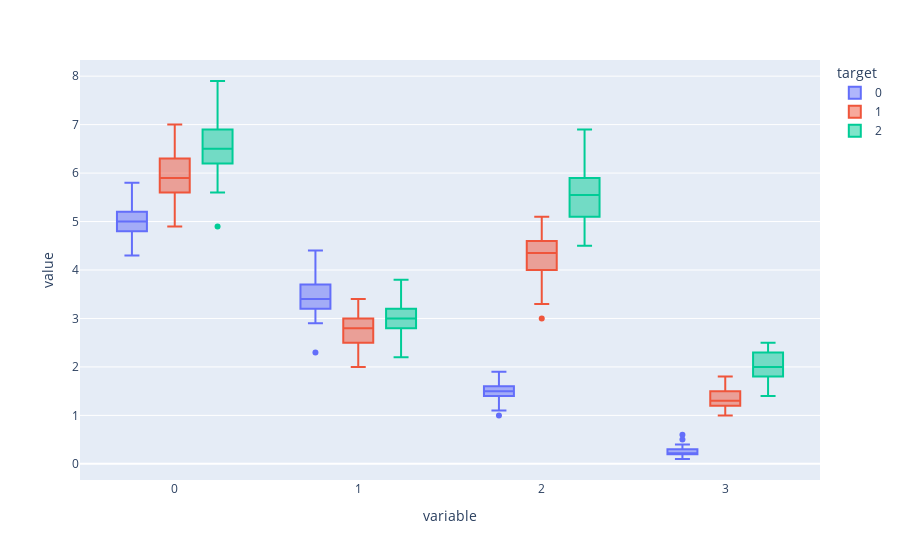

Notebook code for this chart:
### Code cell
import plotly.express as px
fig = px.box(tmp,color='target')
fig.show()

### Figure 1 — Plotly figure (JSON) as saved in the notebook; plotly's stock layout.template omitted (floating-point values rounded to 4 significant figures; data arrays with more than 128 entries replaced by an {"elided": "..."} marker saying what was removed)
{"data": [{"alignmentgroup": "True", "hovertemplate": "target=0<br>variable=%{x}<br>value=%{y}<extra></extra>", "legendgroup": "0", "marker": {"color": "#636efa"}, "name": "0", "notched": false, "offsetgroup": "0", "orientation": "v", "showlegend": true, "type": "box", "x": {"elided": "200 str values"}, "x0": " ", "xaxis": "x", "y": {"elided": "200 float values"}, "y0": " ", "yaxis": "y"}, {"alignmentgroup": "True", "hovertemplate": "target=1<br>variable=%{x}<br>value=%{y}<extra></extra>", "legendgroup": "1", "marker": {"color": "#EF553B"}, "name": "1", "notched": false, "offsetgroup": "1", "orientation": "v", "showlegend": true, "type": "box", "x": {"elided": "200 str values"}, "x0": " ", "xaxis": "x", "y": {"elided": "200 float values"}, "y0": " ", "yaxis": "y"}, {"alignmentgroup": "True", "hovertemplate": "target=2<br>variable=%{x}<br>value=%{y}<extra></extra>", "legendgroup": "2", "marker": {"color": "#00cc96"}, "name": "2", "notched": false, "offsetgroup": "2", "orientation": "v", "showlegend": true, "type": "box", "x": {"elided": "200 str values"}, "x0": " ", "xaxis": "x", "y": {"elided": "200 float values"}, "y0": " ", "yaxis": "y"}], "layout": {"boxmode": "group", "legend": {"title": {"text": "target"}, "tracegroupgap": 0}, "margin": {"t": 60}, "xaxis": {"anchor": "y", "domain": [0, 1], "title": {"text": "variable"}}, "yaxis": {"anchor": "x", "domain": [0, 1], "title": {"text": "value"}}}}
